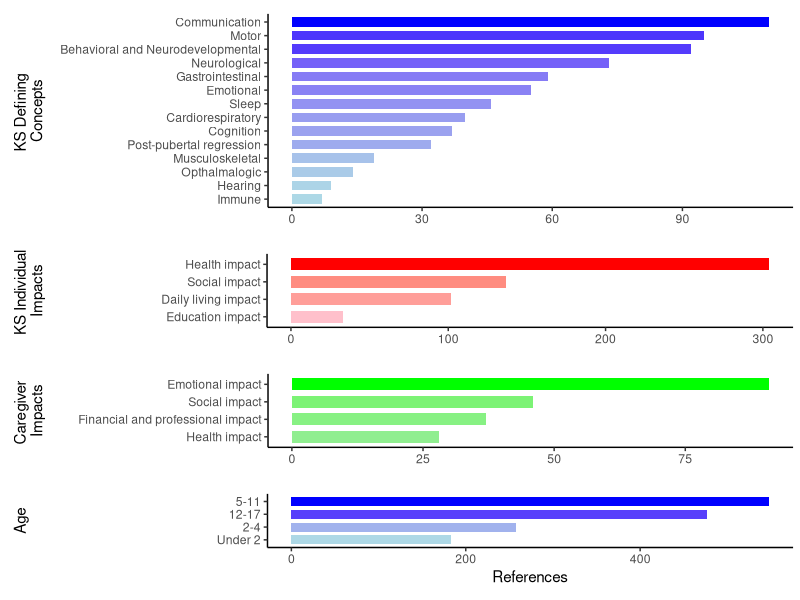
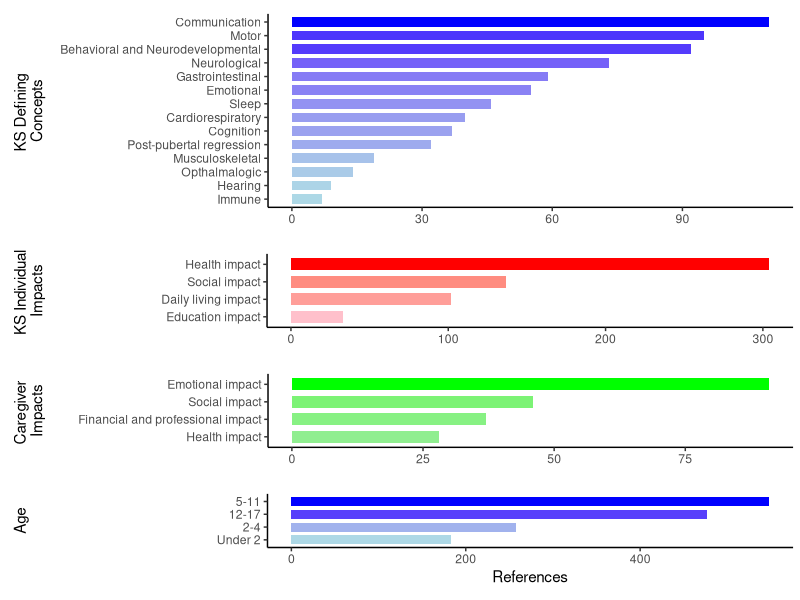
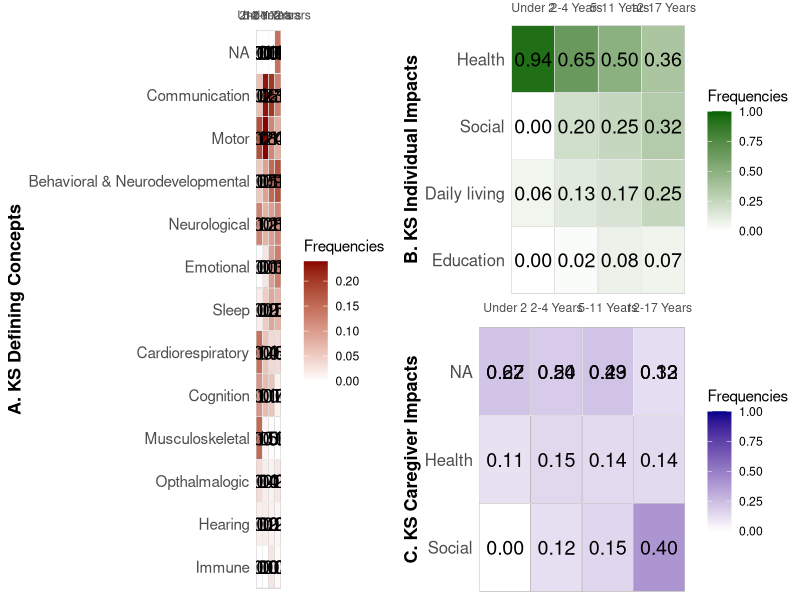
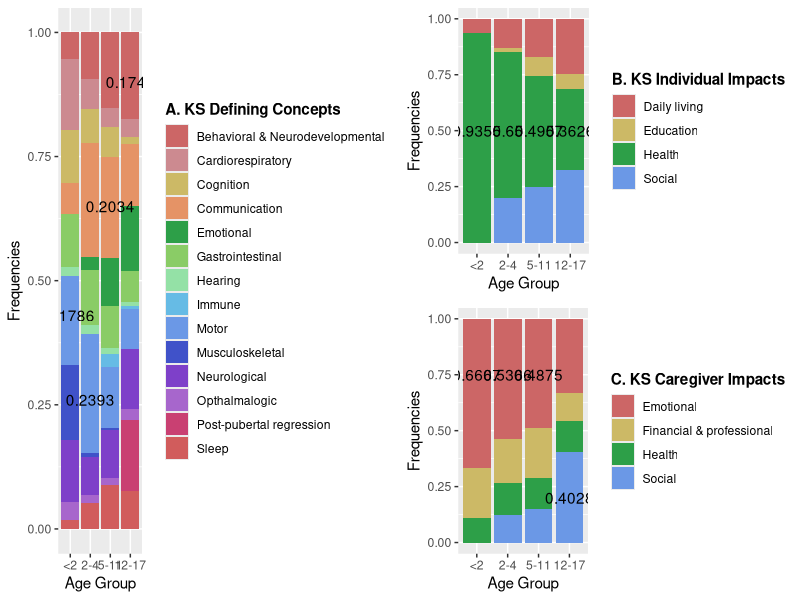

These charts were generated, in order, by the following R code:
## ---- chunk 1
library(readxl)
library(dplyr)
library(ggplot2)
library(gridExtra)

# Data cleaning
KSdata <- read_excel("KS_data.xlsx", sheet = 1)

KSD <- KSdata[2:15, ]
KSD1 <- KSD |>
  select(c("...1", "Total references"))
colnames(KSD1) <- c("KDC", "total")

KSI <- KSdata[18:21, ]
KSI1 <- KSI |>
  select(c("...1", "Total references"))
colnames(KSI1) <- c("KII", "total")

CI <- KSdata[24:27, ]
CI1 <- CI |>
  select(c("...1", "Total references"))
colnames(CI1) <- c("CI", "total")

Age <- KSdata |>
  select(c(2:5))
Age <- colSums(Age, na.rm = TRUE)
Age <- as.data.frame(t(Age))
rownames(Age) <- 'total'
colnames(Age) <- c("Under 2", "2-4", "5-11", "12-17")

Age_transposed <- as.data.frame(t(Age))
Age1 <- data.frame(age = row.names(Age_transposed), total = unlist(Age_transposed, use.names = FALSE))
row.names(Age1) <- NULL

# Plot of the data
CI1$color_value <- CI1$total / sum(CI1$total)
p1 <- ggplot(CI1, aes(x = total, y = reorder(CI, total), fill = color_value)) +
  geom_bar(stat="identity", width = 0.7) +
  scale_fill_gradient(low="lightgreen", high="green") +
  theme_classic() +
  theme(legend.position = "none",
        plot.margin = margin(t = 10, r = 5, b = 10, l = 0, unit = "pt")) +
  labs(x = NULL, y = "Caregiver 
Impacts")
p1 <- p1 + theme(
  axis.title.y = element_text(margin = margin(t = 0, r = 23, b = 0, l = 10, unit = "pt"))
)

KSI1$color_value <- KSI1$total / sum(KSI1$total)
p2 <- ggplot(KSI1, aes(x = total, y = reorder(KII, total), fill = color_value)) +
  geom_bar(stat="identity", width = 0.7) +
  scale_fill_gradient(low="pink", high="red") +
  theme_classic() +
  theme(legend.position = "none",
        axis.title.y = element_text(),
        plot.margin = margin(t = 10, r = 5, b = 10, l = 0, unit = "pt")) +
  labs(x = NULL, y = "KS Individual 
Impacts")
p2 <- p2 + theme(
  axis.title.y = element_text(margin = margin(t = 0, r = 83, b = 0, l = 10, unit = "pt"))
)

KSD1$color_value <- KSD1$total / sum(KSD1$total)
p3 <- ggplot(KSD1, aes(x = total, y = reorder(KDC, total), fill = color_value)) +
  geom_bar(stat="identity", width = 0.7) +
  scale_fill_gradient(low="lightblue", high="blue") +
  theme_classic() +
  theme(legend.position = "none",
        axis.title.y = element_text(),
        plot.margin = margin(t = 10, r = 5, b = 10, l = 0, unit = "pt")) +
  labs(x = NULL, y = "KS Defining 
Concepts")
p3 <- p3 + theme(
  axis.title.y = element_text(margin = margin(t = 0, r = 10, b = 0, l = 10, unit = "pt"))
)

Age1$color_value <- Age1$total / sum(Age1$total)
p4 <- ggplot(Age1, aes(x = total, y = reorder(age, total), fill = color_value)) +
  geom_bar(stat="identity", width = 0.7) +
  scale_fill_gradient(low="lightblue", high="blue") +
  theme_classic() +
  theme(legend.position = "none",
        axis.title.y = element_text(),
        plot.margin = margin(t = 10, r = 5, b = 10, l = 0, unit = "pt")) +
  labs(x = NULL, y = "Age")
p4 <- p4 + theme(
  axis.title.y = element_text(margin = margin(t = 0, r = 135, b = 0, l = 10, unit = "pt"))
)

p4 <- p4 + 
  labs(x = "References")

p5 <- grid.arrange(p3, p2, p1, p4, ncol = 1, heights = c(2, 1, 1, 1))
## ---- chunk 2
grid.arrange(p5)
## ---- chunk 3
suppressPackageStartupMessages(library(ggplot2))
library(ggpubr)
suppressPackageStartupMessages(library(tidyverse))
suppressPackageStartupMessages(library(gridExtra))

#load in data
KS_data <- read.csv("KS_lifespan.csv")
KS_data$X <- str_replace(KS_data$X, " impact", "")
KS_data$X <- str_replace(KS_data$X, " and ", " & ")

#defining concepts subset data
concepts <- KS_data[2:15, -6]

#rename for ease
concepts <- rename(concepts, Symptoms = `X`)
concepts <- rename(concepts, `< 2` = `under.2.years.of.age..infancy...N.16.`,
                   `2-4` = `X2.4.years.of.age...early.childhood...N.15.`,
                   `5-11` = `X5.11.years.of.age..late.childhood...N.13.`,
                   `12-17` = `X12.17.years.of.age..adolescence.and.teenage.years...N.6.`)

#find sum of individual columns
conc_csums <- colSums(concepts[ , -1])

#divide cell values by column total for frequency
#put frequency values in new columns
concepts <- concepts |>
  mutate(
    `Under 2` = `< 2` / conc_csums[1],
    `2-4 Years` = `2-4` / conc_csums[2],
    `5-11 Years` = `5-11` / conc_csums[3],
    `12-17 Years` = `12-17` / conc_csums[4]
  )

#format for graphing
concepts_2 <- select(concepts, -`< 2`, -`2-4`, -`5-11`, -`12-17`)
concepts_2 <- pivot_longer(concepts_2, cols = c(`Under 2`, `2-4 Years`, `5-11 Years`, `12-17 Years`), names_to = "age", values_to = "Frequencies")

concepts_2$age <- factor(concepts_2$age, levels = c("Under 2", "2-4 Years", "5-11 Years", "12-17 Years"))

concepts_2$Symptoms <- factor(concepts_2$Symptoms, levels = c("Immune", "Hearing", 
                                                              "Opthalmalogic", "Musculoskeletal",
                                                              "Post−pubertal regression",
                                                              "Cognition", "Cardiorespiratory", 
                                                              "Sleep", "Emotional", "Gastrointentinal", 
                                                              "Neurological",
                                                              "Behavioral & Neurodevelopmental", 
                                                              "Motor", "Communication"))

#heatmap
heatmap_1 <- ggplot(concepts_2, aes(x=age, y=Symptoms, fill= Frequencies)) +
   geom_tile(color = "black") +  
   geom_tile(color = "white", fill = NA) +  
   geom_tile(color = "white", fill = NA) +  
   geom_text(aes(label = sprintf("%.2f", Frequencies)), color = "black", size = 5) +  # Add text labels
   scale_fill_gradient(low="white", high="darkred") + 
   labs(x = NULL, y = "A. KS Defining Concepts")+
   scale_x_discrete(expand = c(0, 0), position = 'top', labels = c("Under 2", limits = c(0, 1))) +
   theme_minimal() +  
   theme(panel.grid = element_blank())+
   theme(
    panel.grid = element_blank(),
    axis.text.y = element_text(size = 11),
    axis.title.y = element_text(face = "bold", size = 13)
  )


#individual impacts subset data
ind_impacts <- KS_data[18:21, -6]

ind_impacts <- rename(ind_impacts, Impacts = `X`)
ind_impacts <- rename(ind_impacts, `< 2` = `under.2.years.of.age..infancy...N.16.`,
                   `2-4` = `X2.4.years.of.age...early.childhood...N.15.`,
                   `5-11` = `X5.11.years.of.age..late.childhood...N.13.`,
                   `12-17` = `X12.17.years.of.age..adolescence.and.teenage.years...N.6.`)


#find sum of individual columns
ind_csums <- colSums(ind_impacts[ ,-1])

#divide cell values by column total for frequency
#put frequency values in new columns
ind_impacts <- ind_impacts |>
  mutate(
    `Under 2` = `< 2` / ind_csums[1],
    `2-4 Years` = `2-4` / ind_csums[2],
    `5-11 Years` = `5-11` / ind_csums[3],
    `12-17 Years` = `12-17` / ind_csums[4]
  )

#format for graphing
ind_impacts_2 <- select(ind_impacts, -`< 2`, -`2-4`, -`5-11`, -`12-17`)
ind_impacts_2 <- pivot_longer(ind_impacts_2, cols = c(`Under 2`, `2-4 Years`, `5-11 Years`, `12-17 Years`), names_to = "age", values_to = "Frequencies")

ind_impacts_2$age <- factor(ind_impacts_2$age, levels = c("Under 2", "2-4 Years", "5-11 Years", "12-17 Years"))

ind_impacts_2$Impacts <- factor(ind_impacts_2$Impacts, levels = c("Education",
                                                                  "Daily living",
                                                                  "Social",
                                                                  "Health"))

#heatmap
heatmap_2 <- ggplot(ind_impacts_2, aes(x=age, y=Impacts, fill= Frequencies)) +
   geom_tile(color = "black") +  
   geom_tile(color = "white", fill = NA) + 
   geom_tile(color = "white", fill = NA) +  
   geom_text(aes(label = sprintf("%.2f", Frequencies)), color = "black", size = 5) +  # Add text labels
   scale_fill_gradient(low = "white", high = "darkgreen", limit = c(0,1))+
   labs(x = NULL, y = "B. KS Individual Impacts")+
   scale_x_discrete(expand = c(0, 0),position = 'top') +
   theme_minimal() +  
   theme(panel.grid = element_blank())+
  theme(
    panel.grid = element_blank(),
    axis.title.y = element_text(face = "bold", size = 13),
    axis.text.y = element_text(size = 12),
    plot.margin = margin(t = 0, r = .1, b = 0, l = .1, unit = "cm")
  )


#caregiver impacts subset data
care_impacts <- KS_data[24:27, -6]

care_impacts <- rename(care_impacts, Impacts = `X`)
care_impacts <- rename(care_impacts, `< 2` = `under.2.years.of.age..infancy...N.16.`,
                   `2-4` = `X2.4.years.of.age...early.childhood...N.15.`,
                   `5-11` = `X5.11.years.of.age..late.childhood...N.13.`,
                   `12-17` = `X12.17.years.of.age..adolescence.and.teenage.years...N.6.`)

#find sum of individual columns
care_csums <- colSums(care_impacts[ ,-1])

#divide cell values by column total for frequency
#put frequency values in new columns
care_impacts <- care_impacts |>
  mutate(
    `Under 2` = `< 2` / care_csums[1],
    `2-4 Years` = `2-4` / care_csums[2],
    `5-11 Years` = `5-11` / care_csums[3],
    `12-17 Years` = `12-17` / care_csums[4]
  )

#format for graphing
care_impacts_2 <- select(care_impacts, -`< 2`, -`2-4`, -`5-11`, -`12-17`)
care_impacts_2 <- pivot_longer(care_impacts_2, cols = c(`Under 2`, `2-4 Years`, `5-11 Years`, `12-17 Years`), names_to = "age", values_to = "Frequencies")

care_impacts_2$age <- factor(care_impacts_2$age, levels = c("Under 2", "2-4 Years", "5-11 Years", "12-17 Years"))

care_impacts_2$Impacts <- factor(care_impacts_2$Impacts, levels = c("Education",
                                                                  "Daily living",
                                                                  "Social",
                                                                  "Health"))


#heatmap (looks a little childish. Want to look more sophisticated. Perhaps interactive)
heatmap_3 <- ggplot(care_impacts_2, aes(x=age, y=Impacts, fill= Frequencies)) +
   geom_tile(color = "black") +  
   geom_tile(color = "white", fill = NA) +  
   geom_text(aes(label = sprintf("%.2f", Frequencies)), color = "black", size = 5) +  #add numbers on heatmap
   scale_fill_gradient(low="white", high="darkblue", limits = c(0,1)) + 
   labs(x = NULL, y = "C. KS Caregiver Impacts")+
   scale_x_discrete(expand = c(0, 0),position = 'top') +
   theme_minimal() +  
   theme(panel.grid = element_blank())+
   theme(
    panel.grid = element_blank(),
    axis.title.y = element_text(face = "bold", size = 13),
    axis.text.y = element_text(size = 12),
    plot.margin = margin(t = 0, r = .1, b = 0, l = .1, unit = "cm")
   )
     
## ---- chunk 4
#plots in same place
grid.arrange(heatmap_1, arrangeGrob(heatmap_2, heatmap_3), ncol=2)
## ---- chunk 5
#load data
lifespan <- read.csv("KS_lifespan.csv")
lifespan$X <- str_replace(lifespan$X, " impact", "")
lifespan$X <- str_replace(lifespan$X, "and", "&")
#data set for references to symptoms
symptoms <- lifespan[2:15,-6]
colnames(symptoms) <- c("symptom", "1", "2", "3", "4")
symptoms <- symptoms %>% pivot_longer(names_to = "age", values_to = "value", cols = 2:5)
#data set for references to individual impacts
ind_impacts <- lifespan[18:21,-6]
colnames(ind_impacts) <- c("impact", "1", "2", "3", "4")
ind_impacts <- ind_impacts %>% pivot_longer(names_to = "age", values_to = "value", cols = 2:5)
#data set for references to caregiver impacts
care_impacts <- lifespan[24:27,-6]
colnames(care_impacts) <- c("impact", "1", "2", "3", "4")
care_impacts <- care_impacts %>% pivot_longer(names_to = "age", values_to = "value", cols = 2:5)
## ---- chunk 6
#frequencies
symptoms_freq <- symptoms %>% group_by(age) %>% 
  mutate(sum = sum(value), freq = value/sum)

#stacked barplots for KS Defining Concepts
plot1 <- ggplot(symptoms, aes(fill=symptom, y=value, x=age)) + 
  geom_bar(position="fill", stat="identity") +
  labs(x = "Age Group", y = "Frequencies") + 
  theme_grey() +
  scale_fill_manual(name = "A. KS Defining Concepts",
                    values = c("#cc6666", "#cc8a90", "#ccb966", "#e59366", "#2d9f48", "#8acc66", "#94e1a6", "#66bbe5", "#6b98e6", "#4052c9", "#7e40c9", "#a766cc", "#c94072", "#d15c5c"))+
  scale_x_discrete(labels=c("<2","2-4","5-11", "12-17")) +
  theme(legend.title = element_text(face = "bold")) +
  annotate("text", x = 1, y = 0.43, label = 0.1786) +
  annotate("text", x = 2, y = 0.26, label = 0.2393) +
  annotate("text", x = 3, y = 0.65, label = 0.2034) +
  annotate("text", x = 4, y = 0.90, label = 0.1749)
## ---- chunk 7
#frequencies
ind_freq <- ind_impacts %>% group_by(age) %>% 
  mutate(sum = sum(value), freq = value/sum)

#stacked barplots for KS individual impacts
plot2 <- ggplot(ind_impacts, aes(fill=impact, y=value, x=age)) + 
  geom_bar(position="fill", stat="identity") +
  labs(x = "Age Group", y = "Frequencies") + 
  theme_grey() +
  scale_fill_manual(name = "B. KS Individual Impacts",
                    values = c("#cc6666", "#ccb966","#2d9f48", "#6b98e6"))+
  scale_x_discrete(labels=c("<2","2-4","5-11", "12-17")) +
  theme(legend.title = element_text(face = "bold")) +
  annotate("text", x = 1, y = 0.5, label = 0.9355) +
  annotate("text", x = 2, y = 0.5, label = 0.65) +
  annotate("text", x = 3, y = 0.5, label = 0.4957) +
  annotate("text", x = 4, y = 0.5, label = 0.3626)
## ---- chunk 8
#frequencies
care_freq <- care_impacts %>% group_by(age) %>% 
  mutate(sum = sum(value), freq = value/sum)

#stacked barplots for KS caregiver impacts
plot3 <- ggplot(care_impacts, aes(fill=impact, y=value, x=age)) + 
  geom_bar(position="fill", stat="identity") +
  labs(x = "Age Group", y = "Frequencies") + 
  theme_grey() +
  scale_fill_manual(name = "C. KS Caregiver Impacts",
                    values = c("#cc6666", "#ccb966","#2d9f48", "#6b98e6"))+
  scale_x_discrete(labels=c("<2","2-4","5-11", "12-17")) +
  theme(legend.title = element_text(face = "bold")) +
  annotate("text", x = 1, y = 0.75, label = 0.6667) +
  annotate("text", x = 2, y = 0.75, label = 0.5366) +
  annotate("text", x = 3, y = 0.75, label = 0.4875) +
  annotate("text", x = 4, y = 0.2, label = 0.4028)
## ---- chunk 9
grid.arrange(plot1, arrangeGrob(plot2, plot3), ncol = 2)
